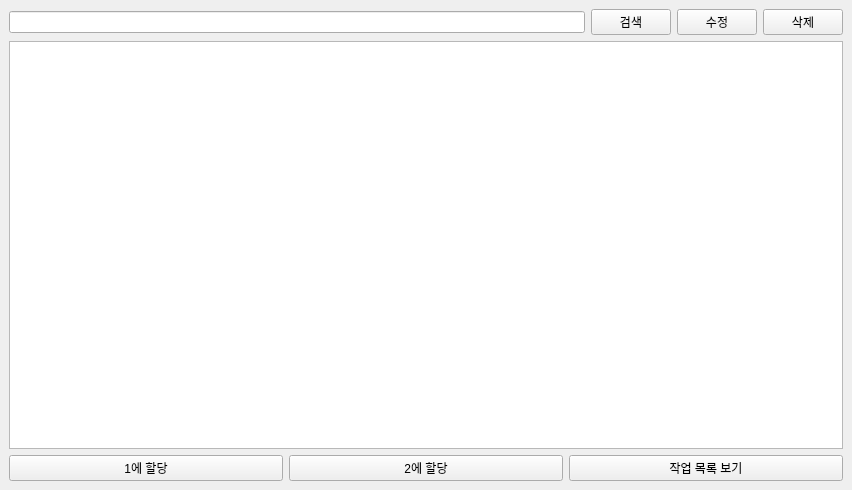
<?xml version="1.0" encoding="UTF-8"?>
<ui version="4.0">
 <class>MainWindow</class>
 <widget class="QMainWindow" name="MainWindow">
  <property name="geometry">
   <rect>
    <x>0</x>
    <y>0</y>
    <width>852</width>
    <height>490</height>
   </rect>
  </property>
  <property name="windowTitle">
   <string>프론 - 서버 관리 도구</string>
  </property>
  <widget class="QWidget" name="centralwidget">
   <layout class="QVBoxLayout" name="verticalLayout_2">
    <item>
     <layout class="QVBoxLayout" name="baseVertical">
      <item>
       <layout class="QHBoxLayout" name="topHorizontal">
        <item>
         <widget class="QLineEdit" name="filterLineEdit">
          <property name="toolTip">
           <string>검색할 이름을 입력하세요 (비우면 모두 불러옴)</string>
          </property>
         </widget>
        </item>
        <item>
         <widget class="QPushButton" name="pushButton">
          <property name="text">
           <string>검색</string>
          </property>
         </widget>
        </item>
        <item>
         <widget class="QPushButton" name="modifyButton">
          <property name="text">
           <string>수정</string>
          </property>
         </widget>
        </item>
        <item>
         <widget class="QPushButton" name="deleteButton">
          <property name="text">
           <string>삭제</string>
          </property>
         </widget>
        </item>
       </layout>
      </item>
      <item>
       <widget class="QTableView" name="tableView"/>
      </item>
      <item>
       <layout class="QHBoxLayout" name="buttomHorizontal">
        <item>
         <widget class="QPushButton" name="alloc1Button">
          <property name="text">
           <string>1에 할당</string>
          </property>
         </widget>
        </item>
        <item>
         <widget class="QPushButton" name="alloc2Button">
          <property name="text">
           <string>2에 할당</string>
          </property>
         </widget>
        </item>
        <item>
         <widget class="QPushButton" name="tasklistButton">
          <property name="text">
           <string>작업 목록 보기</string>
          </property>
         </widget>
        </item>
       </layout>
      </item>
     </layout>
    </item>
   </layout>
  </widget>
 </widget>
 <resources/>
 <connections/>
</ui>
